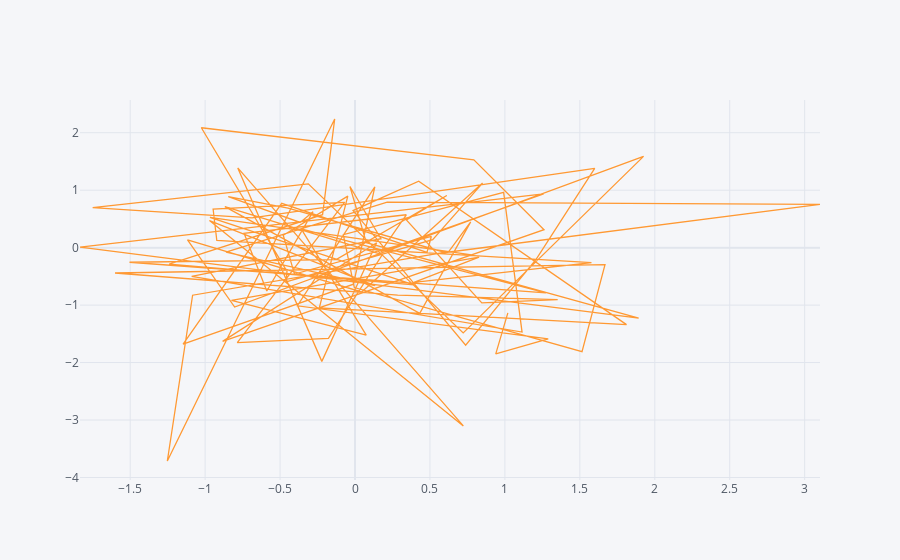

The cell this chart's notebook holds for it:
### Markdown cell above
### Scatter

### Code cell
df.iplot(kind='scatter', x='A', y='B') # Tenta traçar linhas conectando todos os pontos
